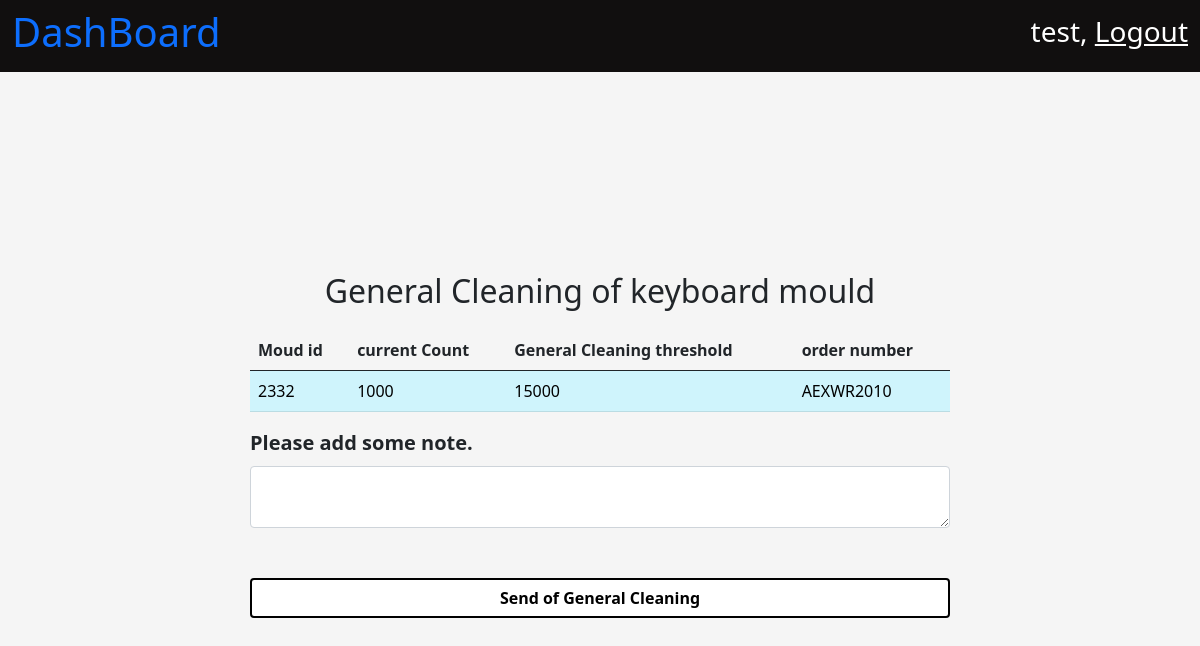
Screenshot of /mould/gclean/2332 (signed in) with the database file from the repository.
### mould/models.py (models this page shows, shortened)
class Mould(models.Model):
    mould_id = models.IntegerField(primary_key=True)
    mould_name = models.CharField(max_length=200)
    cavity_number = models.IntegerField()
    registered_date = models.DateTimeField(auto_now_add=True)
    registered_by = models.ForeignKey(User, on_delete=models.PROTECT)
    general_maintaince_cleaning_threshold_value = models.IntegerField()
    preventive_maintaince_clearning_thresold_value = models.IntegerField()
    tool_life = models.IntegerField()
    present_count = models.IntegerField()
    moud_desc = models.CharField(max_length=100)
    order_number = models.CharField(max_length=100)
    raw_material = models.CharField(max_length=100)
    part_weight = models.FloatField()
    runner_weight = models.FloatField()
    tonnage = models.FloatField()
    cycle_time = models.FloatField()
    number_of_shots_per_day = models.IntegerField()

### mould/views.py (the view)
# urls.py: path('gclean/<int:mould_id>', views.general_cleaning, name = "Gcleaning"),
@login_required
def general_cleaning(request, mould_id):
    mould_data = Mould.objects.get(mould_id = mould_id)
    context = {}
    context['mould_data'] = mould_data
    return render(request, 'mould_general_cleaning.html', context)

### mould/templates/mould_general_cleaning.html (shortened to what this page needs)
{% extends 'base.html' %}
{% load static %}
{% block title %}
    <link
        rel="stylesheet"
        href="{% static 'css/mould_reg.css' %}" >
{% endblock %}
{% block body_content %}
    <nav
        class="navbar navbar-light dashboard_nav">
        <div class="container-fluid dashboard_nav">
            <p class="h1 dashboard_title">
                <a href="{% url 'homePage' %}" style="text-decoration:None;">
                  DashBoard
                </a>
            </p>
            <div class="user_data">
                <p class="h3">
                    {{ request.user.first_name }},
                    <a href="{% url 'userLogout' %}">
                        Logout
                    </a>
                </p>
            </div>
        </div>
    </nav>
    <div class="container">
        <p class="h2" style="text-align : center">
            General Cleaning of {{ mould_data.mould_name }}
        </p>
        <table class="table" style="margin-top : 20px;">
            <thead>
                <th scope="col">
                    Moud id
                </th>
                <th scope="col">
                    current Count
                </th>
                <th scope="col">
                    General Cleaning threshold
                </th>
                <th scope="col">
                    order number
                </th>
            </thead>
            <tbody>
                <tr class="table-info">
                    <td class="table-info">
                        {{ mould_data.mould_id }}
                    </td>
                    <td class="table-info">
                        {{ mould_data.present_count }}
                    </td>
                    <td class="table-info">
                        {{ mould_data.preventive_maintaince_clearning_thresold_value }}
                    </td>
                    <td class="table-info">
                        {{ mould_data.order_number }}
                    </td>
                </tr>
            </tbody>
        </table>
        <form action="{% url 'GcleanAccept' %}" method = "POST">
              <label
                for="exampleInputEmail1"
                class="form-label"
                style="font-size : 20px;"
                >
                <b>
                Please add some note.
                </b>
            </label>
            <textarea
            name = "comment"
            class="form-control"
            id="mouldName"
            aria-describedby="textHelp"
            required >
            </textarea>
            <div
            class="mb-3 submitButton" style="padding-top : 50px;">
            <button type="submit" class="btn btn-primary submitButton customSubmitButton" ><b>Send of General Cleaning</b></button>
        </div>
        </form>
        </div>
{% endblock %}

### mould/static/css/mould_reg.css (style rules this page uses)
body { background-color: whitesmoke; }
nav.dashboard_nav { background-color: rgb(17, 15, 15); }
nav.dashboard_nav div.dashboard_nav { color : white; }
nav.dashboard_nav div.user_data p a { color: white; }
div.container { margin-top : 100px; padding: 100px; width: 900px; height: 500px; }
div.container form div button.customSubmitButton { width : 700px; color : black; background-color: white; border : 2px solid black; }

### rows the page displays
Mould: mould_name "keyboard mould", mould_id "2332", present_count "1000", preventive_maintaince_clearning_thresold_value "15000", order_number "AEXWR2010"

### other values shown
{{ request.user.first_name }} "test"
